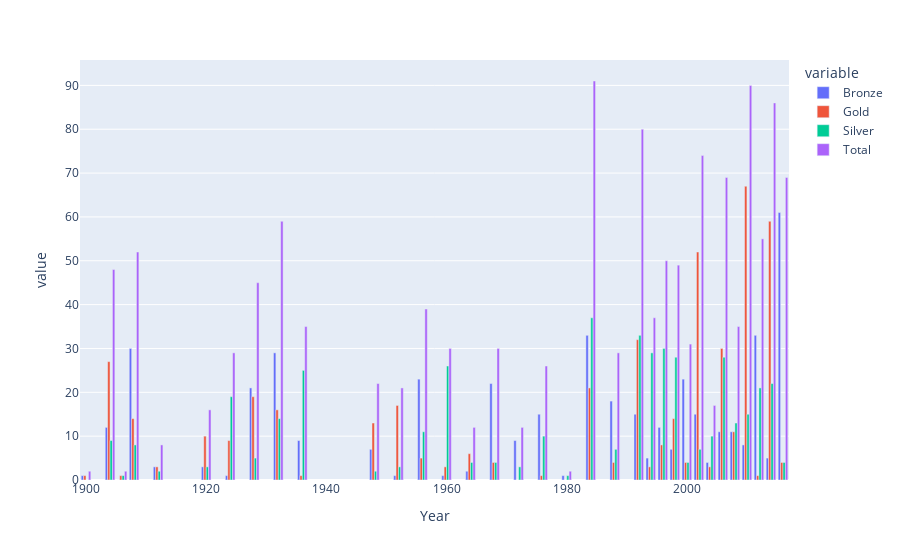

Notebook source saved alongside this figure:
### Markdown cell above
# Temperary codes to test function etc

### Code cell
# Functions
print(canada_origdata.columns)

canada_bestsports = af.count_medals_n(canada_origdata, "Year")

print("")
print(canada_bestsports.head())

print(canada_bestsports["Gold","Total"].sum())

fig = px.bar(canada_bestsports, 
    x=canada_bestsports.columns[0], 
    y=canada_bestsports.columns[1:]
)
fig.update_layout(barmode='group')
fig.show()

### Figure 1 — Plotly figure (JSON) as saved in the notebook; plotly's stock layout.template omitted (floating-point values rounded to 4 significant figures)
{"data": [{"alignmentgroup": "True", "hovertemplate": "variable=Bronze<br>Year=%{x}<br>value=%{y}<extra></extra>", "legendgroup": "Bronze", "marker": {"color": "#636efa", "pattern": {"shape": ""}}, "name": "Bronze", "offsetgroup": "Bronze", "orientation": "v", "showlegend": true, "textposition": "auto", "type": "bar", "x": [1900, 1904, 1906, 1908, 1912, 1920, 1924, 1928, 1932, 1936, 1948, 1952, 1956, 1960, 1964, 1968, 1972, 1976, 1980, 1984, 1988, 1992, 1994, 1996, 1998, 2000, 2002, 2004, 2006, 2008, 2010, 2012, 2014, 2016], "xaxis": "x", "y": [1, 12, 0, 30, 3, 3, 1, 21, 29, 9, 7, 1, 23, 1, 2, 22, 9, 15, 1, 33, 18, 15, 5, 12, 7, 23, 15, 4, 11, 11, 8, 33, 5, 61], "yaxis": "y"}, {"alignmentgroup": "True", "hovertemplate": "variable=Gold<br>Year=%{x}<br>value=%{y}<extra></extra>", "legendgroup": "Gold", "marker": {"color": "#EF553B", "pattern": {"shape": ""}}, "name": "Gold", "offsetgroup": "Gold", "orientation": "v", "showlegend": true, "textposition": "auto", "type": "bar", "x": [1900, 1904, 1906, 1908, 1912, 1920, 1924, 1928, 1932, 1936, 1948, 1952, 1956, 1960, 1964, 1968, 1972, 1976, 1980, 1984, 1988, 1992, 1994, 1996, 1998, 2000, 2002, 2004, 2006, 2008, 2010, 2012, 2014, 2016], "xaxis": "x", "y": [1, 27, 1, 14, 3, 10, 9, 19, 16, 1, 13, 17, 5, 3, 6, 4, 0, 1, 0, 21, 4, 32, 3, 8, 14, 4, 52, 3, 30, 11, 67, 1, 59, 4], "yaxis": "y"}, {"alignmentgroup": "True", "hovertemplate": "variable=Silver<br>Year=%{x}<br>value=%{y}<extra></extra>", "legendgroup": "Silver", "marker": {"color": "#00cc96", "pattern": {"shape": ""}}, "name": "Silver", "offsetgroup": "Silver", "orientation": "v", "showlegend": true, "textposition": "auto", "type": "bar", "x": [1900, 1904, 1906, 1908, 1912, 1920, 1924, 1928, 1932, 1936, 1948, 1952, 1956, 1960, 1964, 1968, 1972, 1976, 1980, 1984, 1988, 1992, 1994, 1996, 1998, 2000, 2002, 2004, 2006, 2008, 2010, 2012, 2014, 2016], "xaxis": "x", "y": [0, 9, 1, 8, 2, 3, 19, 5, 14, 25, 2, 3, 11, 26, 4, 4, 3, 10, 1, 37, 7, 33, 29, 30, 28, 4, 7, 10, 28, 13, 15, 21, 22, 4], "yaxis": "y"}, {"alignmentgroup": "True", "hovertemplate": "variable=Total<br>Year=%{x}<br>value=%{y}<extra></extra>", "legendgroup": "Total", "marker": {"color": "#ab63fa", "pattern": {"shape": ""}}, "name": "Total", "offsetgroup": "Total", "orientation": "v", "showlegend": true, "textposition": "auto", "type": "bar", "x": [1900, 1904, 1906, 1908, 1912, 1920, 1924, 1928, 1932, 1936, 1948, 1952, 1956, 1960, 1964, 1968, 1972, 1976, 1980, 1984, 1988, 1992, 1994, 1996, 1998, 2000, 2002, 2004, 2006, 2008, 2010, 2012, 2014, 2016], "xaxis": "x", "y": [2, 48, 2, 52, 8, 16, 29, 45, 59, 35, 22, 21, 39, 30, 12, 30, 12, 26, 2, 91, 29, 80, 37, 50, 49, 31, 74, 17, 69, 35, 90, 55, 86, 69], "yaxis": "y"}], "layout": {"barmode": "group", "legend": {"title": {"text": "variable"}, "tracegroupgap": 0}, "margin": {"t": 60}, "xaxis": {"anchor": "y", "domain": [0, 1], "title": {"text": "Year"}}, "yaxis": {"anchor": "x", "domain": [0, 1], "title": {"text": "value"}}}}
